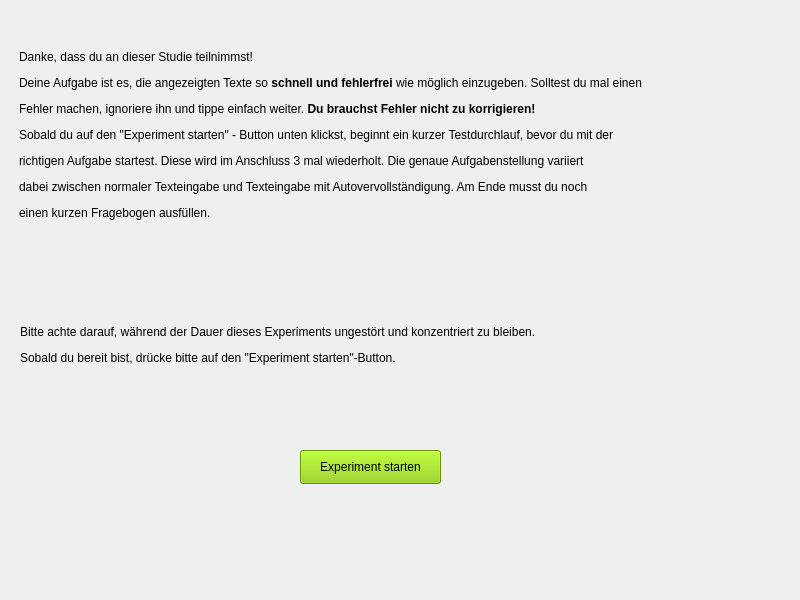
<?xml version="1.0" encoding="UTF-8"?>
<ui version="4.0">
 <class>MainWindow</class>
 <widget class="QMainWindow" name="MainWindow">
  <property name="geometry">
   <rect>
    <x>0</x>
    <y>0</y>
    <width>800</width>
    <height>600</height>
   </rect>
  </property>
  <property name="windowTitle">
   <string>Studie</string>
  </property>
  <widget class="QWidget" name="centralwidget">
   <property name="locale">
    <locale language="German" country="Germany"/>
   </property>
   <widget class="QStackedWidget" name="stackedWidget">
    <property name="geometry">
     <rect>
      <x>0</x>
      <y>0</y>
      <width>746</width>
      <height>591</height>
     </rect>
    </property>
    <property name="locale">
     <locale language="German" country="Germany"/>
    </property>
    <widget class="QWidget" name="introduction">
     <widget class="QLabel" name="intro_text_1">
      <property name="geometry">
       <rect>
        <x>19</x>
        <y>10</y>
        <width>751</width>
        <height>251</height>
       </rect>
      </property>
      <property name="text">
       <string>&lt;html&gt;&lt;head/&gt;&lt;body&gt;&lt;p&gt;Danke, dass du an dieser Studie teilnimmst! &lt;/p&gt;&lt;p&gt;Deine Aufgabe ist es, die angezeigten Texte so &lt;span style=&quot; font-weight:600;&quot;&gt;schnell und fehlerfrei &lt;/span&gt;wie möglich einzugeben. Solltest du mal einen &lt;/p&gt;&lt;p&gt;Fehler machen, ignoriere ihn und tippe einfach weiter. &lt;span style=&quot; font-weight:600;&quot;&gt;Du brauchst Fehler nicht zu korrigieren!&lt;/span&gt;&lt;/p&gt;&lt;p&gt;Sobald du auf den &amp;quot;Experiment starten&amp;quot; - Button unten klickst, beginnt ein kurzer Testdurchlauf, bevor du mit der &lt;/p&gt;&lt;p&gt;richtigen Aufgabe startest. Diese wird im Anschluss 3 mal wiederholt. Die genaue Aufgabenstellung variiert &lt;/p&gt;&lt;p&gt;dabei zwischen normaler Texteingabe und Texteingabe mit Autovervollständigung. Am Ende musst du noch &lt;/p&gt;&lt;p&gt;einen kurzen Fragebogen ausfüllen.&lt;/p&gt;&lt;/body&gt;&lt;/html&gt;</string>
      </property>
     </widget>
     <widget class="QPushButton" name="start_study_btn">
      <property name="geometry">
       <rect>
        <x>300</x>
        <y>450</y>
        <width>141</width>
        <height>34</height>
       </rect>
      </property>
      <property name="styleSheet">
       <string notr="true">background-color: rgb(138, 207, 0);</string>
      </property>
      <property name="text">
       <string>Experiment starten</string>
      </property>
     </widget>
     <widget class="QLabel" name="intro_text_2">
      <property name="geometry">
       <rect>
        <x>20</x>
        <y>300</y>
        <width>751</width>
        <height>91</height>
       </rect>
      </property>
      <property name="text">
       <string>&lt;html&gt;&lt;head/&gt;&lt;body&gt;&lt;p&gt;Bitte achte darauf, während der Dauer dieses Experiments ungestört und konzentriert zu bleiben.&lt;/p&gt;&lt;p&gt;Sobald du bereit bist, drücke bitte auf den &amp;quot;Experiment starten&amp;quot;-Button.&lt;/p&gt;&lt;/body&gt;&lt;/html&gt;</string>
      </property>
     </widget>
    </widget>
    <widget class="QWidget" name="example_trial">
     <layout class="QVBoxLayout" name="verticalLayout">
      <item>
       <layout class="QHBoxLayout" name="horizontalLayout">
        <item>
         <spacer name="horizontalSpacer">
          <property name="orientation">
           <enum>Qt::Horizontal</enum>
          </property>
          <property name="sizeHint" stdset="0">
           <size>
            <width>258</width>
            <height>68</height>
           </size>
          </property>
         </spacer>
        </item>
        <item>
         <widget class="QLabel" name="example_label">
          <property name="text">
           <string>&lt;html&gt;&lt;head/&gt;&lt;body&gt;&lt;p&gt;&lt;span style=&quot; font-size:12pt; font-weight:600;&quot;&gt;Aufgabenstellung:&lt;/span&gt;&lt;/p&gt;&lt;p&gt;&lt;br/&gt;&lt;/p&gt;&lt;/body&gt;&lt;/html&gt;</string>
          </property>
         </widget>
        </item>
        <item>
         <spacer name="horizontalSpacer_2">
          <property name="orientation">
           <enum>Qt::Horizontal</enum>
          </property>
          <property name="sizeHint" stdset="0">
           <size>
            <width>258</width>
            <height>68</height>
           </size>
          </property>
         </spacer>
        </item>
       </layout>
      </item>
      <item>
       <widget class="QLabel" name="example_task_description">
        <property name="text">
         <string>Lorem Ipsum</string>
        </property>
        <property name="alignment">
         <set>Qt::AlignLeading|Qt::AlignLeft|Qt::AlignTop</set>
        </property>
        <property name="wordWrap">
         <bool>true</bool>
        </property>
       </widget>
      </item>
      <item>
       <widget class="QLabel" name="label">
        <property name="text">
         <string>Unten siehst du ein Beispiel, das du im Textfeld unten testen kannst. Sobald du bereit bist, klick auf den Button unten, um mit der richtigen Aufgabe zu beginnen.</string>
        </property>
        <property name="alignment">
         <set>Qt::AlignLeading|Qt::AlignLeft|Qt::AlignTop</set>
        </property>
        <property name="wordWrap">
         <bool>true</bool>
        </property>
       </widget>
      </item>
      <item>
       <spacer name="verticalSpacer">
        <property name="orientation">
         <enum>Qt::Vertical</enum>
        </property>
        <property name="sizeHint" stdset="0">
         <size>
          <width>20</width>
          <height>39</height>
         </size>
        </property>
       </spacer>
      </item>
      <item>
       <widget class="QLabel" name="example_text_label">
        <property name="font">
         <font>
          <pointsize>12</pointsize>
         </font>
        </property>
        <property name="text">
         <string>&lt;html&gt;&lt;head/&gt;&lt;body&gt;&lt;p&gt;&lt;span style=&quot; font-size:11pt; text-decoration: underline;&quot;&gt;Beispieltext:&lt;/span&gt;&lt;/p&gt;&lt;/body&gt;&lt;/html&gt;</string>
        </property>
       </widget>
      </item>
      <item>
       <widget class="QLabel" name="example_text">
        <property name="font">
         <font>
          <pointsize>11</pointsize>
         </font>
        </property>
        <property name="text">
         <string>Dolor sit amet</string>
        </property>
        <property name="alignment">
         <set>Qt::AlignLeading|Qt::AlignLeft|Qt::AlignTop</set>
        </property>
        <property name="wordWrap">
         <bool>true</bool>
        </property>
       </widget>
      </item>
      <item>
       <spacer name="verticalSpacer_7">
        <property name="orientation">
         <enum>Qt::Vertical</enum>
        </property>
        <property name="sizeHint" stdset="0">
         <size>
          <width>20</width>
          <height>39</height>
         </size>
        </property>
       </spacer>
      </item>
      <item>
       <layout class="QVBoxLayout" name="example_text_box_container"/>
      </item>
      <item>
       <spacer name="verticalSpacer_2">
        <property name="orientation">
         <enum>Qt::Vertical</enum>
        </property>
        <property name="sizeHint" stdset="0">
         <size>
          <width>20</width>
          <height>18</height>
         </size>
        </property>
       </spacer>
      </item>
      <item>
       <layout class="QHBoxLayout" name="horizontalLayout_2">
        <item>
         <spacer name="horizontalSpacer_3">
          <property name="orientation">
           <enum>Qt::Horizontal</enum>
          </property>
          <property name="sizeHint" stdset="0">
           <size>
            <width>318</width>
            <height>20</height>
           </size>
          </property>
         </spacer>
        </item>
        <item>
         <widget class="QPushButton" name="start_actual_study_btn">
          <property name="styleSheet">
           <string notr="true">background-color: rgb(138, 207, 0);</string>
          </property>
          <property name="text">
           <string>Weiter</string>
          </property>
         </widget>
        </item>
        <item>
         <spacer name="horizontalSpacer_4">
          <property name="orientation">
           <enum>Qt::Horizontal</enum>
          </property>
          <property name="sizeHint" stdset="0">
           <size>
            <width>318</width>
            <height>20</height>
           </size>
          </property>
         </spacer>
        </item>
       </layout>
      </item>
     </layout>
    </widget>
    <widget class="QWidget" name="text_entry_task">
     <layout class="QVBoxLayout" name="verticalLayout_2">
      <item>
       <widget class="QLabel" name="entry_task_description">
        <property name="font">
         <font>
          <pointsize>12</pointsize>
         </font>
        </property>
        <property name="text">
         <string>&lt;html&gt;&lt;head/&gt;&lt;body&gt;&lt;p&gt;Bitte gib den untenstehenden Text so schnell und fehlerfrei wie möglich in das Textfeld ein (Copy &amp;amp; Paste ist selbsverständlich nicht erlaubt). Fehler müssen dabei nicht korrigiert werden! Sobald du fertig bist, klicke auf den Button unten.&lt;/p&gt;&lt;p&gt;&lt;br/&gt;&lt;/p&gt;&lt;/body&gt;&lt;/html&gt;</string>
        </property>
        <property name="alignment">
         <set>Qt::AlignLeading|Qt::AlignLeft|Qt::AlignVCenter</set>
        </property>
        <property name="wordWrap">
         <bool>true</bool>
        </property>
       </widget>
      </item>
      <item>
       <spacer name="verticalSpacer_4">
        <property name="orientation">
         <enum>Qt::Vertical</enum>
        </property>
        <property name="sizeHint" stdset="0">
         <size>
          <width>20</width>
          <height>53</height>
         </size>
        </property>
       </spacer>
      </item>
      <item>
       <widget class="QLabel" name="task_text_label">
        <property name="font">
         <font>
          <pointsize>12</pointsize>
         </font>
        </property>
        <property name="styleSheet">
         <string notr="true">QLabel {
	 border: 1px solid black;
}</string>
        </property>
        <property name="text">
         <string>Lorem Ipsum</string>
        </property>
        <property name="alignment">
         <set>Qt::AlignLeading|Qt::AlignLeft|Qt::AlignTop</set>
        </property>
        <property name="wordWrap">
         <bool>true</bool>
        </property>
       </widget>
      </item>
      <item>
       <spacer name="verticalSpacer_5">
        <property name="orientation">
         <enum>Qt::Vertical</enum>
        </property>
        <property name="sizeHint" stdset="0">
         <size>
          <width>20</width>
          <height>52</height>
         </size>
        </property>
       </spacer>
      </item>
      <item>
       <layout class="QVBoxLayout" name="task_text_box_container"/>
      </item>
      <item>
       <spacer name="verticalSpacer_6">
        <property name="orientation">
         <enum>Qt::Vertical</enum>
        </property>
        <property name="sizeHint" stdset="0">
         <size>
          <width>20</width>
          <height>53</height>
         </size>
        </property>
       </spacer>
      </item>
      <item>
       <layout class="QHBoxLayout" name="horizontalLayout_3">
        <item>
         <spacer name="horizontalSpacer_5">
          <property name="orientation">
           <enum>Qt::Horizontal</enum>
          </property>
          <property name="sizeHint" stdset="0">
           <size>
            <width>308</width>
            <height>20</height>
           </size>
          </property>
         </spacer>
        </item>
        <item>
         <widget class="QPushButton" name="task_finished_btn">
          <property name="enabled">
           <bool>false</bool>
          </property>
          <property name="styleSheet">
           <string notr="true">background-color: rgb(138, 207, 0);</string>
          </property>
          <property name="text">
           <string>Weiter</string>
          </property>
         </widget>
        </item>
        <item>
         <spacer name="horizontalSpacer_6">
          <property name="orientation">
           <enum>Qt::Horizontal</enum>
          </property>
          <property name="sizeHint" stdset="0">
           <size>
            <width>308</width>
            <height>20</height>
           </size>
          </property>
         </spacer>
        </item>
       </layout>
      </item>
     </layout>
    </widget>
    <widget class="QWidget" name="post_questionnaire">
     <widget class="QSlider" name="keyboard_affinity_slider">
      <property name="geometry">
       <rect>
        <x>20</x>
        <y>360</y>
        <width>511</width>
        <height>20</height>
       </rect>
      </property>
      <property name="cursor">
       <cursorShape>ArrowCursor</cursorShape>
      </property>
      <property name="minimum">
       <number>1</number>
      </property>
      <property name="maximum">
       <number>7</number>
      </property>
      <property name="pageStep">
       <number>10</number>
      </property>
      <property name="sliderPosition">
       <number>4</number>
      </property>
      <property name="orientation">
       <enum>Qt::Horizontal</enum>
      </property>
      <property name="tickPosition">
       <enum>QSlider::TicksAbove</enum>
      </property>
      <property name="tickInterval">
       <number>1</number>
      </property>
     </widget>
     <widget class="QLabel" name="gender_label">
      <property name="geometry">
       <rect>
        <x>10</x>
        <y>130</y>
        <width>141</width>
        <height>18</height>
       </rect>
      </property>
      <property name="text">
       <string>&lt;html&gt;&lt;head/&gt;&lt;body&gt;&lt;p&gt;&lt;span style=&quot; font-weight:600;&quot;&gt;Geschlecht:&lt;/span&gt;&lt;/p&gt;&lt;/body&gt;&lt;/html&gt;</string>
      </property>
     </widget>
     <widget class="QLabel" name="age_label">
      <property name="geometry">
       <rect>
        <x>10</x>
        <y>50</y>
        <width>91</width>
        <height>18</height>
       </rect>
      </property>
      <property name="text">
       <string>&lt;html&gt;&lt;head/&gt;&lt;body&gt;&lt;p&gt;&lt;span style=&quot; font-weight:600;&quot;&gt;Dein Alter:&lt;/span&gt;&lt;/p&gt;&lt;/body&gt;&lt;/html&gt;</string>
      </property>
     </widget>
     <widget class="QPushButton" name="send_questionnaire_btn">
      <property name="geometry">
       <rect>
        <x>340</x>
        <y>530</y>
        <width>88</width>
        <height>34</height>
       </rect>
      </property>
      <property name="styleSheet">
       <string notr="true">background-color: rgb(138, 207, 0);</string>
      </property>
      <property name="text">
       <string>Senden</string>
      </property>
     </widget>
     <widget class="QLabel" name="keyboard_affinity_high">
      <property name="geometry">
       <rect>
        <x>490</x>
        <y>330</y>
        <width>81</width>
        <height>18</height>
       </rect>
      </property>
      <property name="text">
       <string>sehr häufig</string>
      </property>
     </widget>
     <widget class="QComboBox" name="gender_selection">
      <property name="geometry">
       <rect>
        <x>10</x>
        <y>160</y>
        <width>87</width>
        <height>32</height>
       </rect>
      </property>
      <item>
       <property name="text">
        <string>Männlich</string>
       </property>
      </item>
      <item>
       <property name="text">
        <string>Weiblich</string>
       </property>
      </item>
      <item>
       <property name="text">
        <string>Divers</string>
       </property>
      </item>
     </widget>
     <widget class="QLabel" name="keyboard_affinitiy_label">
      <property name="geometry">
       <rect>
        <x>10</x>
        <y>300</y>
        <width>511</width>
        <height>18</height>
       </rect>
      </property>
      <property name="text">
       <string>&lt;html&gt;&lt;head/&gt;&lt;body&gt;&lt;p&gt;&lt;span style=&quot; font-weight:600;&quot;&gt;Bitte gib an, wie häufig du im Alltag eine Tastatur verwendest:&lt;/span&gt;&lt;/p&gt;&lt;/body&gt;&lt;/html&gt;</string>
      </property>
     </widget>
     <widget class="QLabel" name="keyboard_affinity_low">
      <property name="geometry">
       <rect>
        <x>7</x>
        <y>330</y>
        <width>81</width>
        <height>20</height>
       </rect>
      </property>
      <property name="text">
       <string>sehr selten</string>
      </property>
     </widget>
     <widget class="QSpinBox" name="age_selection">
      <property name="geometry">
       <rect>
        <x>10</x>
        <y>80</y>
        <width>52</width>
        <height>32</height>
       </rect>
      </property>
      <property name="minimum">
       <number>18</number>
      </property>
      <property name="maximum">
       <number>120</number>
      </property>
      <property name="value">
       <number>20</number>
      </property>
     </widget>
     <widget class="QLabel" name="occupation_label">
      <property name="geometry">
       <rect>
        <x>10</x>
        <y>210</y>
        <width>81</width>
        <height>18</height>
       </rect>
      </property>
      <property name="text">
       <string>&lt;html&gt;&lt;head/&gt;&lt;body&gt;&lt;p&gt;&lt;span style=&quot; font-weight:600;&quot;&gt;Beruf :&lt;/span&gt;&lt;/p&gt;&lt;p&gt;&lt;br/&gt;&lt;/p&gt;&lt;p&gt;&lt;br/&gt;&lt;/p&gt;&lt;/body&gt;&lt;/html&gt;</string>
      </property>
     </widget>
     <widget class="QLineEdit" name="occupation_input">
      <property name="geometry">
       <rect>
        <x>10</x>
        <y>240</y>
        <width>521</width>
        <height>32</height>
       </rect>
      </property>
      <property name="inputMask">
       <string/>
      </property>
      <property name="text">
       <string/>
      </property>
      <property name="placeholderText">
       <string/>
      </property>
      <property name="clearButtonEnabled">
       <bool>false</bool>
      </property>
     </widget>
     <widget class="QLabel" name="questionnaire_intro">
      <property name="geometry">
       <rect>
        <x>10</x>
        <y>0</y>
        <width>551</width>
        <height>41</height>
       </rect>
      </property>
      <property name="text">
       <string>&lt;html&gt;&lt;head/&gt;&lt;body&gt;&lt;p&gt;Bitte nimm dir noch kurz Zeit, um den folgenden Fragebogen auszufüllen:&lt;/p&gt;&lt;/body&gt;&lt;/html&gt;</string>
      </property>
     </widget>
     <widget class="QSlider" name="speed_estimation_slider">
      <property name="geometry">
       <rect>
        <x>20</x>
        <y>470</y>
        <width>511</width>
        <height>20</height>
       </rect>
      </property>
      <property name="cursor">
       <cursorShape>ArrowCursor</cursorShape>
      </property>
      <property name="minimum">
       <number>1</number>
      </property>
      <property name="maximum">
       <number>7</number>
      </property>
      <property name="pageStep">
       <number>10</number>
      </property>
      <property name="sliderPosition">
       <number>4</number>
      </property>
      <property name="orientation">
       <enum>Qt::Horizontal</enum>
      </property>
      <property name="tickPosition">
       <enum>QSlider::TicksAbove</enum>
      </property>
      <property name="tickInterval">
       <number>1</number>
      </property>
     </widget>
     <widget class="QLabel" name="speed_estimation_label">
      <property name="geometry">
       <rect>
        <x>10</x>
        <y>410</y>
        <width>511</width>
        <height>18</height>
       </rect>
      </property>
      <property name="text">
       <string>&lt;html&gt;&lt;head/&gt;&lt;body&gt;&lt;p&gt;&lt;span style=&quot; font-weight:600;&quot;&gt;Wie würdest du deine Tippgeschwindigkeit einschätzen?&lt;/span&gt;&lt;/p&gt;&lt;p&gt;&lt;br/&gt;&lt;/p&gt;&lt;/body&gt;&lt;/html&gt;</string>
      </property>
     </widget>
     <widget class="QLabel" name="speed_estimation_slow">
      <property name="geometry">
       <rect>
        <x>7</x>
        <y>440</y>
        <width>81</width>
        <height>20</height>
       </rect>
      </property>
      <property name="text">
       <string>sehr langsam</string>
      </property>
     </widget>
     <widget class="QLabel" name="speed_estimation_fast">
      <property name="geometry">
       <rect>
        <x>490</x>
        <y>440</y>
        <width>81</width>
        <height>18</height>
       </rect>
      </property>
      <property name="text">
       <string>sehr schnell</string>
      </property>
     </widget>
    </widget>
    <widget class="QWidget" name="finish_page">
     <widget class="QPushButton" name="exit_btn">
      <property name="geometry">
       <rect>
        <x>440</x>
        <y>170</y>
        <width>181</width>
        <height>34</height>
       </rect>
      </property>
      <property name="styleSheet">
       <string notr="true">background-color: rgb(212, 0, 0);
color: rgb(255, 255, 255);</string>
      </property>
      <property name="text">
       <string>Studie beenden</string>
      </property>
     </widget>
     <widget class="QLabel" name="thank_you_text">
      <property name="geometry">
       <rect>
        <x>280</x>
        <y>100</y>
        <width>251</width>
        <height>21</height>
       </rect>
      </property>
      <property name="font">
       <font>
        <pointsize>12</pointsize>
       </font>
      </property>
      <property name="text">
       <string>Vielen Dank für die Teilnahme!</string>
      </property>
     </widget>
     <widget class="QPushButton" name="next_trial_btn">
      <property name="geometry">
       <rect>
        <x>150</x>
        <y>170</y>
        <width>141</width>
        <height>34</height>
       </rect>
      </property>
      <property name="styleSheet">
       <string notr="true">background-color: rgb(222, 211, 64);</string>
      </property>
      <property name="text">
       <string>Nächster Durchgang</string>
      </property>
     </widget>
    </widget>
   </widget>
  </widget>
 </widget>
 <resources/>
 <connections/>
</ui>
